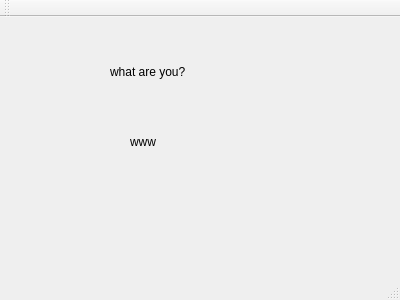
<?xml version="1.0" encoding="UTF-8"?>
<ui version="4.0">
 <class>MainWindow</class>
 <widget class="QMainWindow" name="MainWindow">
  <property name="geometry">
   <rect>
    <x>0</x>
    <y>0</y>
    <width>400</width>
    <height>300</height>
   </rect>
  </property>
  <property name="windowTitle">
   <string>MainWindow</string>
  </property>
  <widget class="QWidget" name="centralWidget">
   <widget class="QLabel" name="label">
    <property name="geometry">
     <rect>
      <x>110</x>
      <y>40</y>
      <width>161</width>
      <height>30</height>
     </rect>
    </property>
    <property name="text">
     <string>what are you?</string>
    </property>
   </widget>
   <widget class="QLabel" name="label_2">
    <property name="geometry">
     <rect>
      <x>130</x>
      <y>110</y>
      <width>101</width>
      <height>30</height>
     </rect>
    </property>
    <property name="text">
     <string>www</string>
    </property>
   </widget>
  </widget>
  <widget class="QMenuBar" name="menuBar">
   <property name="geometry">
    <rect>
     <x>0</x>
     <y>0</y>
     <width>400</width>
     <height>30</height>
    </rect>
   </property>
  </widget>
  <widget class="QToolBar" name="mainToolBar">
   <attribute name="toolBarArea">
    <enum>TopToolBarArea</enum>
   </attribute>
   <attribute name="toolBarBreak">
    <bool>false</bool>
   </attribute>
  </widget>
  <widget class="QStatusBar" name="statusBar"/>
 </widget>
 <layoutdefault spacing="6" margin="11"/>
 <resources/>
 <connections/>
</ui>
